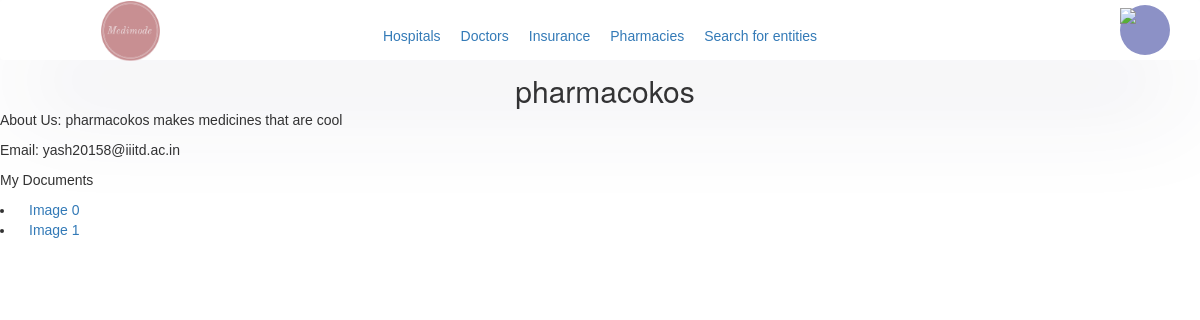
The app's page /medimode/profile (signed in) with its own data.
### medimode/models/user_models.py (models this page shows, shortened)
class Profile(models.Model):
	user = models.OneToOneField(User, on_delete=models.CASCADE, related_name='%(class)s')
	bio = models.TextField(max_length=500, blank=True)
	approved = models.BooleanField(default=False)
	@property
	def full_name(self):
		return self.user.first_name + " " + self.user.last_name

class User(AbstractUser):
	class UserRoleChoices(TextChoices):
		PATIENT = "patient"
		DOCTOR = "doctor"
		HOSPITAL = "hospital"
		PHARMACY = "pharmacy"
		INSURANCE = "insurance"
	role = models.TextField(choices=UserRoleChoices.choices, null=True)
	OTP_seed = encrypt(models.TextField(default=gen_otpseed))
	stripe_acct = models.TextField(max_length=100, blank=True)
	public_key = models.TextField(max_length=100, blank=True)

### medimode/models/doc_models.py (models this page shows, shortened)
class Document(models.Model):
	doc_file = models.FileField(upload_to='uploads/documents')
	filename = models.CharField(max_length=100)

### medimode/modules/accounts/views.py (the view)
# urls.py: path('profile', views.ProfileView.as_view(), name='profile_details'),
class ProfileView(AuthDetailView):
	template_name = "medimode/_accounts/profile_detail.html"
	model = Profile
	def get_object(self, queryset=None):
		return self.request.user.profile
	def get_context_data(self, **kwargs):
		context = super().get_context_data()
		context['role'] = self.request.user.role
		role = self.request.user.role
		prf = str_to_model(role).objects.get(user=self.request.user)
		docs = []
		if role == "doctor":
			docs.extend([("Proof of Identity", prf.proof_of_identity),
									 ("Proof of Address", prf.proof_of_address),
									 ("Medical License", prf.medical_license)])
		elif role == "patient":
			docs.extend([("Proof of Identity", prf.proof_of_identity),
									 ("Proof of Address", prf.proof_of_address)])
			if prf.medical_info is not None:
				docs.append(("Medical Info", prf.medical_info))
		else:
			docs = ([("Image 0", prf.image0), ("Image 1", prf.image1)])
		context['docs'] = docs
		return context

### medimode/sanitation_tools.py (called while the page is built)
def str_to_model(model_name):
	if model_name is None:
		raise ValidationError("Model name not provided")
	mname = model_mapping.get(model_name)
	if mname is None:
		raise ValidationError("Invalid category of profile")
	return mname

### medimode/views_base.py (called while the page is built)
	def test_func(self):
		return self.request.user.is_staff or self.request.user.profile.approved

### templates/medimode/_accounts/profile_detail.html (shortened to what this page needs)
{% load static %}
<!DOCTYPE html>
<html lang="en">
<head>
    <link href="{% static 'home.css' %}" rel="stylesheet" />
    <link rel="stylesheet" href="https://maxcdn.bootstrapcdn.com/bootstrap/3.4.1/css/bootstrap.min.css">
</head>
<body>
    {% include 'navbar.html' %}
<h2 class="text-center">{{ object.full_name }}</h2>
<p>About Us: {{ object.bio }}</p>
<p>Email: {{ user.email }}</p>
    <div>
    <p>My Documents</p>
    <div>
    <div>
        {% for document in docs %}
        <li>
            <a href="/medimode/media/private/{{ document.1.doc_file.name }}">{{ document.0 }}</a>
        </li>
        {% endfor %}
    </div>
</body>
</html>

### static/home.css (style rules this page uses)
* { margin: 0; padding: 0; box-sizing: border-box; font-family: sans-serif; }
a { margin-left: 10px; margin-right: 10px; color: rgba(93, 193, 193, 0.973); }
h2 { justify-content: center; align-items: center; display: flex; height: 2rem; margin-left: 1rem; color: rgb(240, 111, 111); text-align: center; }

### records on screen
Profile: full_name "pharmacokos", bio "pharmacokos makes medicines that are cool"
User: email "yash20158@iiitd.ac.in"
Document: document "Image 0"
Document: document "Image 1"
